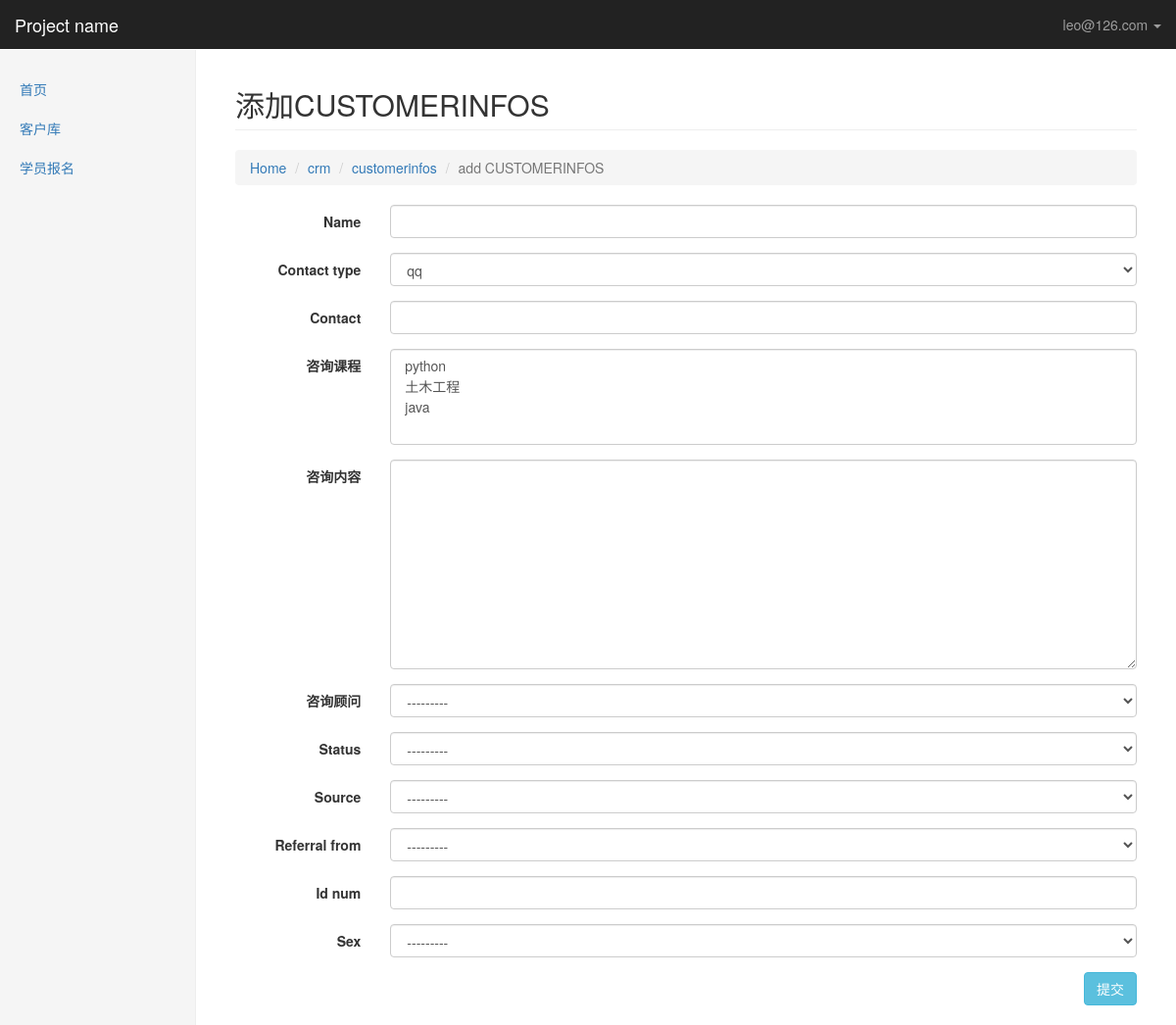
The app's page /bestadmin/crm/customerinfos/add/ (signed in) with its own data.
### crm/models.py (models this page shows, shortened)
class UserInfos(AbstractBaseUser,PermissionsMixin):
    email = models.EmailField(
        verbose_name='email address',
        max_length=255,
        unique=True,
    )
    name = models.CharField(max_length=64, verbose_name="姓名")
    is_active = models.BooleanField(default=True)
    is_staff = models.BooleanField(default=True)
    role = models.ManyToManyField("Role", blank=True, null=True)
    objects = UserInfosManager()   #变量名必须是objects
    USERNAME_FIELD = 'email'
    REQUIRED_FIELDS = ['name']
    def __str__(self):              # __unicode__ on Python 2
        return self.email
    class Meta:
        permissions = (
            ('crm_model_detail', '可以查看bestadmin每张表里所有的数据'),
            ('crm_model_change', '可以对bestadmin表里的每条数据进行修改'),
            ('crm_model_add', '可以对bestadmin每张表进行数据添加'),
        )

class Menus(models.Model):
    name = models.CharField(max_length=32)
    url_type_choices = ((0,"absolute"),(1,"dynamic"))
    url_type = models.SmallIntegerField(choices=url_type_choices,default=0)
    url_name = models.CharField(max_length=128)
    class Meta:
        unique_together = ("name","url_name")

### bestadmin/permissions.py (the view)
    def inner(*args,**kwargs):
        if not perm_check(*args,**kwargs):
            request = args[0]
            return render(request,'bestadmin/page_403.html')
        return func(*args,**kwargs)

### bestadmin/forms_handle.py (called while the page is built)
def create_dynamic_model_form(admin_class,form_add=False):
    class Meta:
        model = admin_class.model
        fields = "__all__"
        if not form_add:
            exclude = admin_class.readonly_fields
    def __new__(cls,*args,**kwargs):  #重写父类__new__方法
        for field_name in cls.base_fields:   #cls.base_fields 表所有字段类型
            field_obj = cls.base_fields[field_name]  #cls.base_fields 表字段类型对象
            field_obj.widget.attrs.update({"class":"form-control"})
        return ModelForm.__new__(cls)
    DynamicModelForm = type("DynamicModelForm",(ModelForm,),{"Meta":Meta,"__new__":__new__})
    return DynamicModelForm

### bestadmin/permissions.py (called while the page is built)
def check_permission(func):
    def inner(*args,**kwargs):
        if not perm_check(*args,**kwargs):
            request = args[0]
            return render(request,'bestadmin/page_403.html')
        return func(*args,**kwargs)
    return  inner

### bestadmin/templatetags/bestadmin_tags.py (called while the page is built)
@register.simple_tag
def get_model_name(admin_class):
    return admin_class.model._meta.model_name.upper()

### bestadmin/views.py (called while the page is built)
@permissions.check_permission
@login_required()
def model_add(request,app_name,model_name):
    admin_class = site.enabled_admins[app_name][model_name]
    model_form = forms_handle.create_dynamic_model_form(admin_class,form_add=True)
    if request.method == "GET":
        form_obj = model_form()
    else:
        form_obj = model_form(data=request.POST)
        if form_obj.is_valid():
            form_obj.save()
            return redirect("/bestadmin/%s/%s/" % (app_name, model_name))
    return render(request,"bestadmin/model_add.html",locals())

### crm/models.py (called while the page is built)
    def __str__(self):
        return self.name

    def __str__(self):
        return self.name

### bestadmin/templates/bestadmin/model_add.html (shortened to what this page needs)
{{% extends "bestadmin/index.html" %}
{% load bestadmin_tags %}
{% block content %}
    <div>
        <h2 class="page-header">添加{% get_model_name admin_class %}</h2>
        <ol class="breadcrumb">
            <li><a href="/bestadmin/">Home</a></li>
            <li><a href="/bestadmin/{{ app_name }}">{{ app_name }}</a></li>
             <li><a href="/bestadmin/{{ app_name }}/{{ model_name }}">{{ model_name }}</a></li>
            <li class="active">add {% get_model_name admin_class %}</li>
        </ol>
        <form class="form-horizontal" method="post">
            {% for field in form_obj %}
            <div class="form-group">
                <label for="inputEmail3" class="col-sm-2 control-label">{{ field.label }}</label>
                <div class="col-sm-10">
                    {{ field }}
                </div>
            </div>
            {% endfor %}
            <div style="float: right">
                <button type="submit" class="btn btn-info">提交</button>
            </div>
        </form>
    </div>
{% endblock %}

### bestadmin/templates/bestadmin/index.html (shortened to what this page needs)
<!DOCTYPE html>
<html lang="zh-CN">
<head>
    <link href="/static/css/bootstrap.min.css" rel="stylesheet">
    <link href="/static/css/ie10-viewport-bug-workaround.css" rel="stylesheet">
    <link href="/static/css/dashboard.css" rel="stylesheet">
</head>
<body>
{% block body %}
<nav class="navbar navbar-inverse navbar-fixed-top">
    <div class="container-fluid">
        <div class="navbar-header">
            <a class="navbar-brand" href="https://v3.bootcss.com/examples/dashboard/#">Project name</a>
        </div>
        <div id="navbar" class="navbar-collapse collapse">
            <ul class="nav navbar-nav navbar-right">
                <li class="dropdown">
                    <a href="#" class="dropdown-toggle" data-toggle="dropdown" role="button" aria-haspopup="true"
                       aria-expanded="false">{{ request.user }} <span class="caret"></span></a>
                </li>
            </ul>
        </div>
    </div>
</nav>
<div class="container-fluid">
    <div class="row">
        <div class="col-sm-3 col-md-2 sidebar">
            <ul class="nav nav-sidebar">
                {% for role in request.user.role.all %}
                    {% for menu in role.menus.all %}
                        {% if request.path == menu.url_name %}
                            <li class="active"><a href={% if menu.url_type == 0 %}{{ menu.url_name }}{% else %}{% url menu.url_name %}{% endif %}>{{ menu.name }}</a></li>
                            {% else %}
                            <li><a href={% if menu.url_type == 0 %}{{ menu.url_name }}{% else %}{% url menu.url_name %}{% endif %}>{{ menu.name }}</a></li>
                        {% endif %}
                    {% endfor %}
                {% endfor %}
            </ul>
        </div>
    </div>
</div>
        <div class="col-sm-9 col-sm-offset-3 col-md-10 col-md-offset-2 main">
            {% block content %}{% endblock %}
        </div>
{% endblock %}
</body>
</html>

### static/css/dashboard.css (style rules this page uses)
body { padding-top: 50px; }
.navbar-fixed-top { border: 0; }
.sidebar { display: none; }
@media (min-width: 768px) { .sidebar { position: fixed; top: 51px; bottom: 0; left: 0; z-index: 1000; display: block; padding: 20px; overflow-x: hidden; overflow-y: auto; background-color: #f5f5f5; border-right: 1px solid #eee; } }
.nav-sidebar { margin-right: -21px; margin-bottom: 20px; margin-left: -20px; }
.nav-sidebar > li > a { padding-right: 20px; padding-left: 20px; }
.main { padding: 20px; }
@media (min-width: 768px) { .main { padding-right: 40px; padding-left: 40px; } }
.main .page-header { margin-top: 0; }

### records on screen
UserInfos: user "leo@126.com"
Menus: name "首页"
Menus: name "客户库"
Menus: name "学员报名"

### other values on screen
{{ app_name }} "crm"
{{ model_name }} "customerinfos"
{{ field.label }} "Name" "Contact type" "Contact" "咨询课程" "咨询内容" "咨询顾问" "Status" "Source" "Referral from" "Id num" "Sex"
